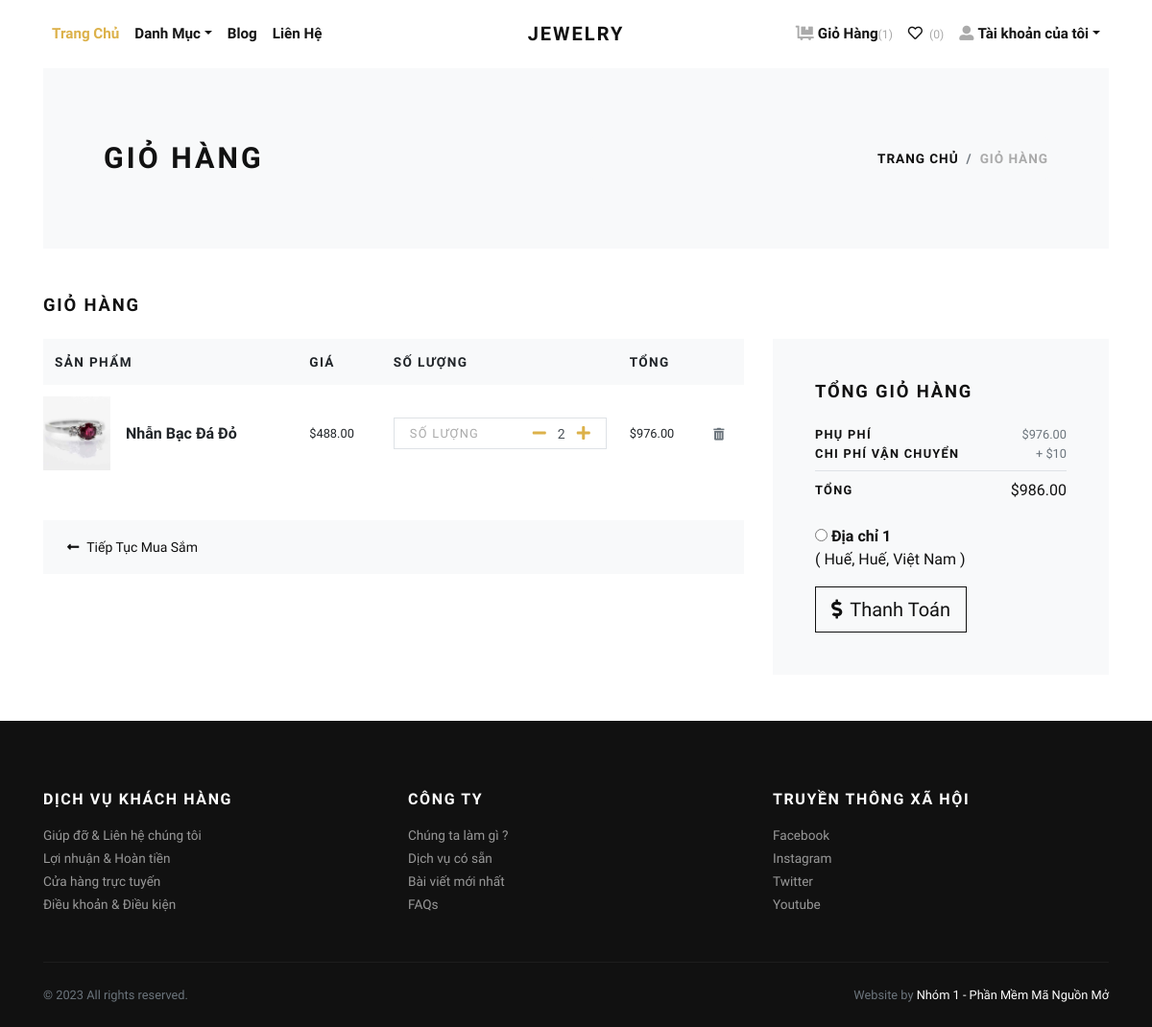
The app's page /cart/ (signed in) with its own data.
### store/models.py (models this page shows, shortened)
class Cart(models.Model):
    user = models.ForeignKey(User, verbose_name="User", on_delete=models.CASCADE)
    product = models.ForeignKey(Product, verbose_name="Product", on_delete=models.CASCADE)
    quantity = models.PositiveIntegerField(default=1, verbose_name="Quantity")
    created_at = models.DateTimeField(auto_now_add=True, verbose_name="Created Date")
    updated_at = models.DateTimeField(auto_now=True, verbose_name="Updated Date")
    @property
    def total_price(self):
        return self.quantity * self.product.price

class Product(models.Model):
    title = models.CharField(max_length=150, verbose_name="Product Title")
    slug = models.SlugField(max_length=160, verbose_name="Product Slug")
    sku = models.CharField(max_length=255, unique=True, verbose_name="Unique Product ID (SKU)")
    short_description = models.TextField(verbose_name="Short Description")
    detail_description = models.TextField(blank=True, null=True, verbose_name="Detail Description")
    product_image = models.ImageField(upload_to='product', blank=True, null=True, verbose_name="Product Image")
    price = models.DecimalField(max_digits=8, decimal_places=2)
    category = models.ForeignKey(Category, verbose_name="Product Categoy", on_delete=models.CASCADE)
    is_active = models.BooleanField(verbose_name="Is Active?")
    is_featured = models.BooleanField(verbose_name="Is Featured?")
    created_at = models.DateTimeField(auto_now_add=True, verbose_name="Created Date")
    updated_at = models.DateTimeField(auto_now=True, verbose_name="Updated Date")
    class Meta:
        verbose_name_plural = 'Products'
        ordering = ('-created_at', )

class Address(models.Model):
    user = models.ForeignKey(User, verbose_name="User", on_delete=models.CASCADE)
    locality = models.CharField(max_length=150, verbose_name="Nearest Location")
    city = models.CharField(max_length=150, verbose_name="City")
    state = models.CharField(max_length=150, verbose_name="State")

### store/views.py (the view)
# urls.py: path('cart/', views.cart, name="cart"),
@login_required
def cart(request):
    user = request.user
    cart_products = Cart.objects.filter(user=user)
    amount = decimal.Decimal(0)
    shipping_amount = decimal.Decimal(10)
    cp = [p for p in Cart.objects.all() if p.user==user]
    if cp:
        for p in cp:
            temp_amount = (p.quantity * p.product.price)
            amount += temp_amount
    addresses = Address.objects.filter(user=user)
    context = {
        'cart_products': cart_products,
        'amount': amount,
        'shipping_amount': shipping_amount,
        'total_amount': amount + shipping_amount,
        'addresses': addresses,
    }
    return render(request, 'store/cart.html', context)

### store/context_preprocessors.py (called while the page is built)
def store_menu(request):
    categories = Category.objects.filter(is_active=True)
    context = {
        'categories_menu': categories,
    }
    return context

def cart_menu(request):
    if request.user.is_authenticated:
        cart_items= Cart.objects.filter(user=request.user)
        context = {
            'cart_items': cart_items,
        }
    else:
        context = {}
    return context

### templates/store/cart.html (shortened to what this page needs)
{% extends 'base.html' %}
{% load static %}
{% load humanize %}
    {% block content %}
      <div class="container">
        <section class="py-5 bg-light">
          <div class="container">
            <div class="row px-4 px-lg-5 py-lg-4 align-items-center">
              <div class="col-lg-6">
                <h1 class="h2 text-uppercase mb-0">Giỏ Hàng</h1>
              </div>
              <div class="col-lg-6 text-lg-right">
                <nav aria-label="breadcrumb">
                  <ol class="breadcrumb justify-content-lg-end mb-0 px-0">
                    <li class="breadcrumb-item"><a href="index.html">Trang Chủ</a></li>
                    <li class="breadcrumb-item active" aria-current="page">Giỏ Hàng</li>
                  </ol>
                </nav>
              </div>
            </div>
          </div>
        </section>
        {% if cart_products %}
        <section class="py-5">
          <h2 class="h5 text-uppercase mb-4">Giỏ hàng</h2>
          <div class="row">
            <div class="col-lg-8 mb-4 mb-lg-0">
              <div class="table-responsive mb-4">
                <table class="table">
                  <thead class="bg-light">
                    <tr>
                      <th class="border-0" scope="col"> <strong class="text-small text-uppercase">Sản Phẩm</strong></th>
                      <th class="border-0" scope="col"> <strong class="text-small text-uppercase">Giá</strong></th>
                      <th class="border-0" scope="col"> <strong class="text-small text-uppercase">Số lượng</strong></th>
                      <th class="border-0" scope="col"> <strong class="text-small text-uppercase">Tổng</strong></th>
                      <th class="border-0" scope="col"> </th>
                    </tr>
                  </thead>
                  <tbody>
                    {% for cart_product in cart_products %}
                    <tr>
                      <th class="pl-0 border-0" scope="row">
                        <div class="media align-items-center">
                          {% if cart_product.product.product_image %}
                            <a class="reset-anchor d-block animsition-link" href="{% url 'store:product-detail' cart_product.product.slug %}"><img src="{{cart_product.product.product_image.url}}" alt="{{cart_product.product.title}}" width="70"/></a>
                          {% else %}
                            <a class="reset-anchor d-block animsition-link" href="{% url 'store:product-detail' cart_product.product.slug %}"><img src="{% static 'img/product-detail-3.jpg' %}" alt="{{cart_product.product.title}}" width="70"/></a>
                          {% endif %}
                          <div class="media-body ml-3"><strong class="h6"><a class="reset-anchor animsition-link" href="{% url 'store:product-detail' cart_product.product.slug %}">{{cart_product.product.title}}</a></strong></div>
                        </div>
                      </th>
                      <td class="align-middle border-0">
                        <p class="mb-0 small">${{cart_product.product.price}}</p>
                      </td>
                      <td class="align-middle border-0">
                        <div class="border d-flex align-items-center justify-content-between px-3"><span class="small text-uppercase text-gray headings-font-family">Số Lượng</span>
                          <div class="quantity">
                            <a href="{% url 'store:minus-cart' cart_product.id %}" class="dec-btn p-0 ml-2"><i class="fas fa-minus"></i></a>
                            <input class="form-control form-control-sm border-0 shadow-0 p-0" type="text" value="{{cart_product.quantity}}"/>
                            <a href="{% url 'store:plus-cart' cart_product.id %}" class="inc-btn p-0"><i class="fas fa-plus"></i></a>
                          </div>
                        </div>
                      </td>
                      <td class="align-middle border-0">
                        <p class="mb-0 small">${{cart_product.total_price|intcomma}}</p>
                      </td>
                      <td class="align-middle border-0"><a class="reset-anchor" href="{% url 'store:remove-cart' cart_product.id %}"><i class="fas fa-trash-alt small text-muted"></i></a></td>
                    </tr>
                    {% endfor %}
                  </tbody>
                </table>
              </div>
              <div class="bg-light px-4 py-3">
                <div class="row align-items-center text-center">
                  <div class="col-md-6 mb-3 mb-md-0 text-md-left"><a class="btn btn-link p-0 text-dark btn-sm" href="{% url 'store:home' %}"><i class="fas fa-long-arrow-alt-left mr-2"> </i>Tiếp Tục Mua Sắm</a></div>
                </div>
              </div>
            </div>
            <div class="col-lg-4">
              <div class="card border-0 rounded-0 p-lg-4 bg-light">
                <div class="card-body">
                  <h5 class="text-uppercase mb-4">Tổng giỏ hàng</h5>
                  <ul class="list-unstyled mb-0">
                    <li class="d-flex align-items-center justify-content-between"><strong class="text-uppercase small font-weight-bold">Phụ phí</strong><span class="text-muted small">${{amount|intcomma}}</span></li>
                    <li class="d-flex align-items-center justify-content-between"><strong class="text-uppercase small font-weight-bold">Chi phí vận chuyển</strong><span class="text-muted small">+ ${{shipping_amount}}</span></li>
                    <li class="border-bottom my-2"></li>
                    <li class="d-flex align-items-center justify-content-between mb-4"><strong class="text-uppercase small font-weight-bold">Tổng</strong><span>${{total_amount|intcomma}}</span></li>
                  </ul>
                  <form action="{% url 'store:checkout' %}" id="myform">
                    {% if addresses %}
                      {% for address in addresses %}
                        <div class="mb-3">
                        <input type="radio" name="address" value="{{address.id}}"> <strong>Địa chỉ {{forloop.counter}}</strong> <br>
                        ( {{address.locality}}, {{address.city}}, {{address.state}} )
                        </div>
                      {% endfor %}
                    {% endif %}
                    <button type="submit" class="btn btn-dark btn-lg btn-outline-dark" type="submit"> <i class="fas fa-dollar-sign mr-2"></i>Thanh Toán </button>
                  </form>
                </div>
              </div>
            </div>
          </div>
        </section>
        {% else %}
          <div class="text-center py-5">
            <h3 class="mb-3">Giỏ hàng của bạn trống.</h3>
            <a href="{% url 'store:home' %}"><i class="fas fa-long-arrow-alt-left mr-2"> </i>Tiếp tục mua sắm</a>
          </div>
        {% endif %}
      </div>
      {% endblock content %}

### jewelryshop/static/css/style.default.css (style rules this page uses)
.text-small { font-size: 0.85rem !important; }
.text-gray { color: #aaa !important; }
strong { font-weight: 700; }
.quantity { display: -ms-flexbox; display: flex; -ms-flex-align: center; align-items: center; font-family: inherit; }
.quantity input { width: 2rem; text-align: center; }
.text-uppercase { text-transform: uppercase; letter-spacing: 0.1em; }
.border { border: 1px solid #dee2e6 !important; }
.shadow-0 { box-shadow: none !important; }
.reset-anchor { color: inherit; transition: all 0.3s; }
.headings-font-family { font-family: inherit !important; }
.btn { font-weight: 400; border: 1px solid transparent; font-family: inherit; padding: 0.375rem 1.5rem; font-size: 1rem; line-height: 1.5; border-radius: 0; transition: color 0.15s ease-in-out, background-color 0.15s ease-in-out, border-color 0.15s ease-in-out, box-shadow 0.15s ease-in-out; }
.btn-link { font-weight: 400; color: #dcb14a; }
.btn-dark { color: #fff; background-color: #111111; border-color: #111111; }
.btn-outline-dark { color: #111111; background-color: transparent; background-image: none; border-color: #111111; }
.btn-lg { padding: 0.5rem 1rem; font-size: 1.25rem; line-height: 1.5; border-radius: 0; }
.btn-sm { padding: 0.375rem 0.75rem; font-size: 0.875rem; line-height: 1.5; border-radius: 0; }
body { font-family: "Libre Franklin", sans-serif; font-size: 1rem; font-weight: 400; line-height: 1.5; color: #111111; background-color: #fff; }
a { color: #dcb14a; text-decoration: none; }
h1, h2, h3, h4, h5, h6, .h1, .h2, .h3, .h4, .h5, .h6 { margin-bottom: 0.5rem; font-family: inherit; font-weight: 900; line-height: 1.2; color: inherit; }
h1, .h1 { font-size: 2.2rem; }
h2, .h2 { font-size: 1.9rem; }
h5, .h5 { font-size: 1.15rem; }
h6, .h6 { font-size: 1rem; }
small, .small { font-size: 80%; font-weight: 400; }
.bg-light { background-color: #f8f9fa !important; }
.text-dark { color: #111111 !important; }
.form-control { padding: 0.375rem 0.75rem; font-size: 1rem; line-height: 1.5; color: #495057; background-color: #fff; border: 1px solid #ced4da; border-radius: 0; transition: border-color 0.15s ease-in-out, box-shadow 0.15s ease-in-out; }
.form-control::placeholder { color: #adb5bd; font-size: 0.85rem; font-weight: 400; }
.form-control-sm { padding: 0.25rem 0.5rem; font-size: 0.875rem; line-height: 1.5; border-radius: 0; }
.card { background-color: #fff; border: 1px solid rgba(17, 17, 17, 0.125); border-radius: 0; }
.card-body { padding: 1.25rem; }
.breadcrumb { background: #f8f9fa; }
.breadcrumb-item { font-size: 0.85rem; text-transform: uppercase; letter-spacing: 0.07em; font-weight: 900; color: #111111; }
.breadcrumb-item a { color: inherit; transition: all 0.3s; }
.breadcrumb-item.active { color: #aaa; }

### records on screen
Cart: product.product_image (picture), product "Nhẫn Bạc Đá Đỏ", product.price "488.00", quantity "2", total_price "976.00"
Address: locality "Huế", city "Huế", state "Việt Nam"

### other values on screen
{{ cart_items.count }} "1"
{{ amount|intcomma }} "976.00"
{{ shipping_amount }} "10"
{{ total_amount|intcomma }} "986.00"
